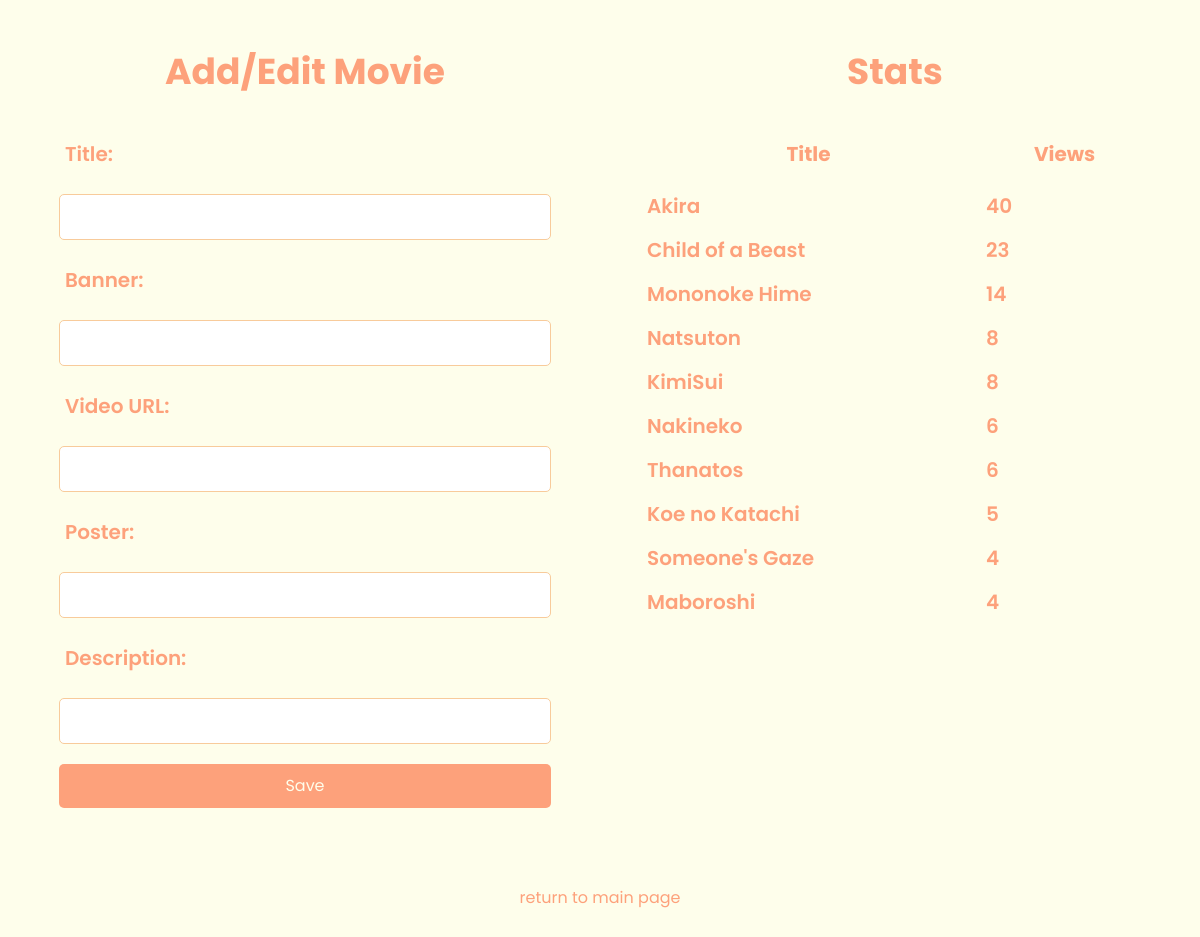
/movie_form (signed in), run on an earlier commit of the app's database.
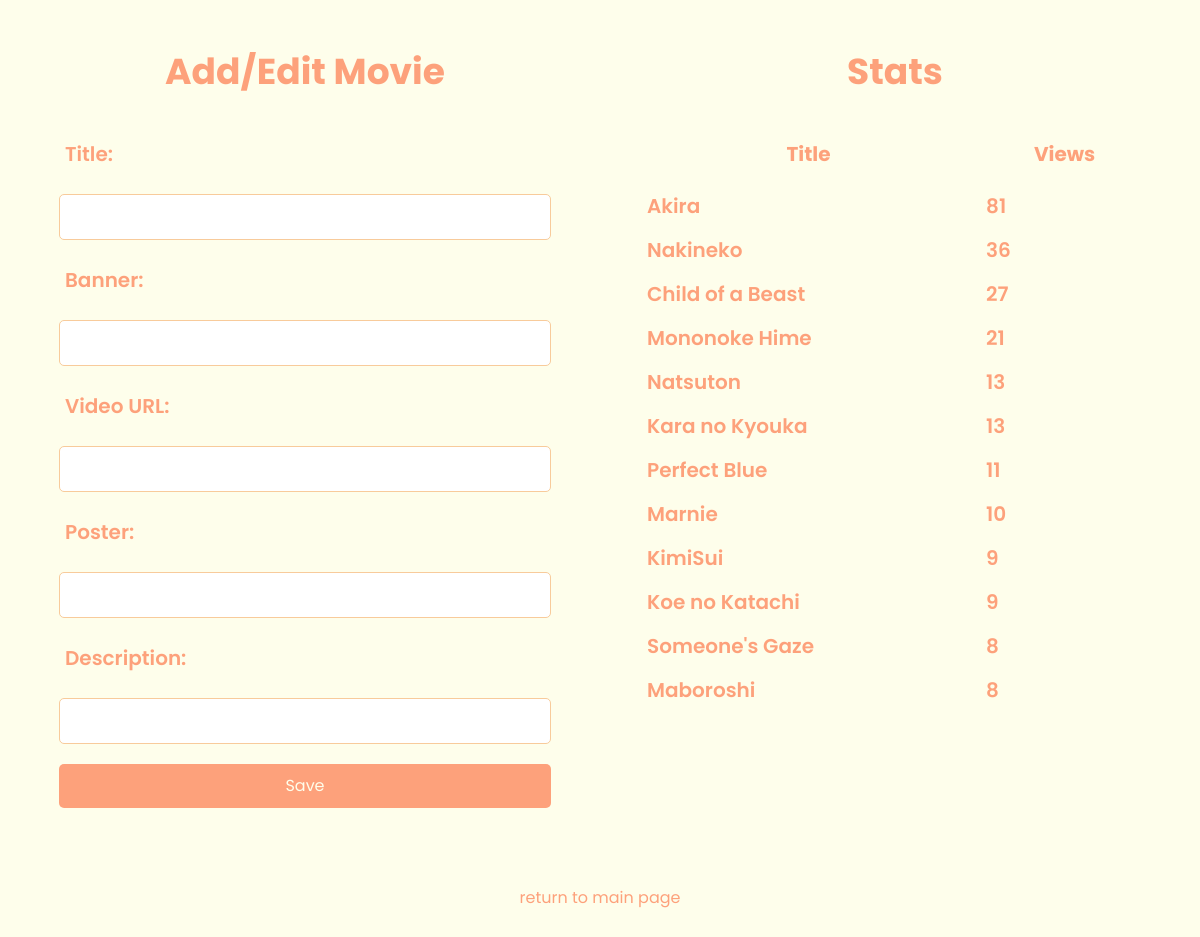
And on a later commit of the database.
### tables this page shows
CREATE TABLE movies (
            id INTEGER PRIMARY KEY AUTOINCREMENT,
            title TEXT NOT NULL,
            banner TEXT NOT NULL,
            video_url TEXT NOT NULL,
            poster TEXT NOT NULL
        , views INTEGER DEFAULT 0, description TEXT);

### app.py (the view, shortened to what this page needs)
@app.route('/movie_form', methods=['GET', 'POST'])
@app.route('/movie_form/<int:movie_id>', methods=['GET', 'POST'])
def movie_form(movie_id=None):
    if not session.get('logged_in'):
        return redirect(url_for('admin'))
    top_movies = get_top_movies()  # Получаем топ-10 фильмов
    conn = get_db_connection()
    movie = None
    if movie_id:
        movie = conn.execute('SELECT * FROM movies WHERE id = ?', (movie_id,)).fetchone()
    conn.close()
    return render_template('movie_form.html', title='Anime Besu Form', meta_description='Anime Besu Form.', movie=movie, top_movies=top_movies)

### app.py (called while the page is built)
def get_db_connection():
    conn = sqlite3.connect('anime_movies.db')
    conn.row_factory = sqlite3.Row
    return conn

def get_top_movies():
    conn = get_db_connection()
    top_movies = conn.execute('SELECT * FROM movies ORDER BY views DESC LIMIT 15').fetchall()
    conn.close()
    return top_movies

### templates/movie_form.html (shortened to what this page needs)
<!DOCTYPE html>
<html lang="en">
<head>
    <link href="https://cdn.jsdelivr.net/npm/tailwindcss@2.2.16/dist/tailwind.min.css" rel="stylesheet">
    <link rel="stylesheet" href="{{ url_for('static', filename='style.css') }}">
    <link rel="stylesheet" href="{{ url_for('static', filename='theme.css') }}">
</head>
<body class="text-gray-700">
<div class="content-container">
    <div class="form-container">
        <h1 class="text-center text-4xl font-bold my-8 main-text">Add/Edit Movie</h1>
        <form method="post" class="w-full max-w-lg mx-auto">
            <label for="title" class="block text-xl font-semibold p-4 main-text">Title:</label>
            <input type="text" id="title" name="title" value="{{ movie.title if movie else '' }}" required
                class="form-input">
            <label for="banner" class="block text-xl font-semibold p-4 main-text">Banner:</label>
            <input type="text" id="banner" name="banner" value="{{ movie.banner if movie else '' }}" required
                class="form-input">
            <label for="video_url" class="block text-xl font-semibold p-4 main-text">Video URL:</label>
            <input type="text" id="video_url" name="video_url" value="{{ movie.video_url if movie else '' }}" required
                class="form-input">
            <label for="poster" class="block text-xl font-semibold p-4 main-text">Poster:</label>
            <input type="text" id="poster" name="poster" value="{{ movie.poster if movie else '' }}" required
                class="form-input">
            <label for="description" class="block text-xl font-semibold p-4 main-text">Description:</label>
            <input type="text" id="description" name="description" value="{{ movie.description if movie else '' }}" required
                class="form-input">
            <input type="submit" value="Save" class="form-button">
        </form>
    </div>
    <div class="table-container">
        <h1 class="text-center text-4xl font-bold my-8 main-text">Stats</h1>
        <table class="w-full max-w-lg mx-auto text-xl font-semibold p-4 main-text">
            <tr>
                <th class="p-4">Title</th>
                <th class="p-4">Views</th>
            </tr>
            {% for movie in top_movies %}
            <tr>
                <td class="p-2">{{ movie.title }}</td>
                <td class="p-2">{{ movie.views }}</td>
            </tr>
            {% endfor %}
        </table>
    </div>
</div>
<a href="{{ url_for('index') }}" class="return-link p-12">return to main page</a>
</body>
</html>

### static/style.css (style rules this page uses)
body { font-family: "Poppins", sans-serif; background-color: var(--main-background-color); }
.main-text, .card-text { background: var(--accent-color); -webkit-background-clip: text; background-clip: text; -webkit-text-fill-color: transparent; }
.return-link { color: var(--accent-color); text-decoration: none; display: block; text-align: center; margin: 20px; }
.form-input, .form-button { border: 1px solid var(--border-color); border-radius: 5px; margin: 10px; padding: 10px; width: calc(100% - 20px); }
.form-button { background: var(--accent-color); color: var(--main-background-color); border: none; cursor: pointer; }
.content-container { display: flex; flex-wrap: wrap; gap: 20px; margin: 20px; }
.form-container, .table-container { flex: 1; min-width: 0; }
:root { --plyr-color-main: var(--accent-color); }

### static/theme.css (style rules this page uses)
:root { --main-background-color: #fefeeb; --accent-color: #fda17b; --border-color: #f8cb9b; }

What changed in the data, as far as the page shows it:
changed movies "Akira": views "40" → "81"
changed movies "Nakineko": views "6" → "36"; moves up the list
changed movies "Child of a Beast": views "23" → "27"
changed movies "Mononoke Hime": views "14" → "21"
changed movies "Natsuton": views "8" → "13"
changed movies: title "Thanatos" → "Kara no Kyouka"; views "6" → "13"; moves up the list
added movies: title "Perfect Blue", views "11"
added movies: title "Marnie", views "10"
changed movies "KimiSui": views "8" → "9"
changed movies "Koe no Katachi": views "5" → "9"
changed movies "Someone's Gaze": views "4" → "8"
changed movies "Maboroshi": views "4" → "8"
